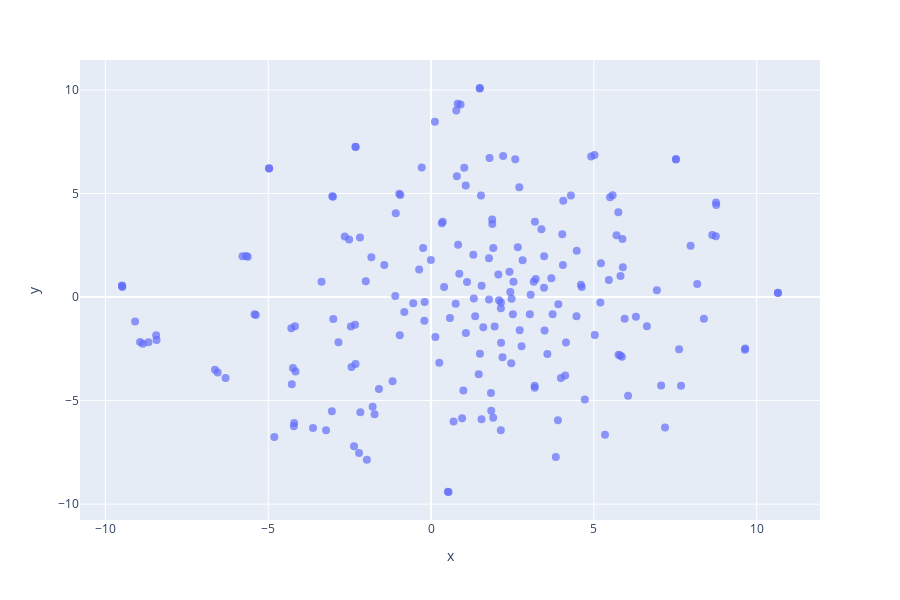

Write notebook code for a chart like this one.
### Code cell
import pandas as pd
import plotly.express as px
from sklearn.manifold import TSNE

# Selecciona las palabras más frecuentes
top_n = 200
words = list(w2v.wv.key_to_index.keys())[:top_n]
embeddings = np.array([w2v.wv[word] for word in words])

# Aplicamos t-SNE
tsne = TSNE(n_components=2, perplexity=30, random_state=42)
embeddings_2d = tsne.fit_transform(embeddings)

# Graficar
df_plot = pd.DataFrame({
    "word": words,
    "x": embeddings_2d[:, 0],
    "y": embeddings_2d[:, 1]
})

fig = px.scatter(df_plot, x="x", y="y", hover_name="word")
fig.update_traces(marker=dict(size=8, opacity=0.7), textposition='top center')
fig.update_layout(width=900, height=600)
fig.show()

### Figure 1 — Plotly figure (JSON) as saved in the notebook; plotly's stock layout.template omitted (floating-point values rounded to 4 significant figures; data arrays with more than 128 entries replaced by an {"elided": "..."} marker saying what was removed)
{"data": [{"hovertemplate": "<b>%{hovertext}</b><br><br>x=%{x}<br>y=%{y}<extra></extra>", "hovertext": {"elided": "200 str values"}, "legendgroup": "", "marker": {"color": "#636efa", "opacity": 0.7, "size": 8, "symbol": "circle"}, "mode": "markers", "name": "", "orientation": "v", "showlegend": false, "textposition": "top center", "type": "scatter", "x": {"elided": "200 float values"}, "xaxis": "x", "y": {"elided": "200 float values"}, "yaxis": "y"}], "layout": {"height": 600, "legend": {"tracegroupgap": 0}, "margin": {"t": 60}, "width": 900, "xaxis": {"anchor": "y", "domain": [0, 1], "title": {"text": "x"}}, "yaxis": {"anchor": "x", "domain": [0, 1], "title": {"text": "y"}}}}
